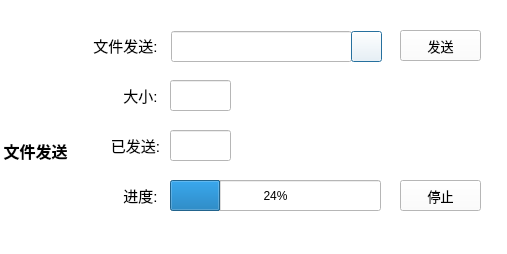
<?xml version="1.0" encoding="UTF-8"?>
<ui version="4.0">
 <class>FileSrvDlg</class>
 <widget class="QDialog" name="FileSrvDlg">
  <property name="geometry">
   <rect>
    <x>0</x>
    <y>0</y>
    <width>507</width>
    <height>254</height>
   </rect>
  </property>
  <property name="windowTitle">
   <string>Dialog</string>
  </property>
  <property name="styleSheet">
   <string notr="true">background-color: rgb(255, 255, 255);</string>
  </property>
  <widget class="QLabel" name="label">
   <property name="geometry">
    <rect>
     <x>10</x>
     <y>80</y>
     <width>61</width>
     <height>51</height>
    </rect>
   </property>
   <property name="text">
    <string/>
   </property>
   <property name="pixmap">
    <pixmap resource="res.qrc">:/trans.png</pixmap>
   </property>
  </widget>
  <widget class="QLabel" name="label_2">
   <property name="geometry">
    <rect>
     <x>0</x>
     <y>140</y>
     <width>71</width>
     <height>21</height>
    </rect>
   </property>
   <property name="font">
    <font>
     <family>Microsoft YaHei UI</family>
     <pointsize>12</pointsize>
     <weight>75</weight>
     <italic>false</italic>
     <bold>true</bold>
    </font>
   </property>
   <property name="styleSheet">
    <string notr="true"/>
   </property>
   <property name="text">
    <string>文件发送</string>
   </property>
   <property name="alignment">
    <set>Qt::AlignCenter</set>
   </property>
  </widget>
  <widget class="QLineEdit" name="sfileNameLineEdit">
   <property name="enabled">
    <bool>false</bool>
   </property>
   <property name="geometry">
    <rect>
     <x>171</x>
     <y>31</y>
     <width>181</width>
     <height>31</height>
    </rect>
   </property>
   <property name="font">
    <font>
     <family>Microsoft YaHei UI</family>
     <pointsize>10</pointsize>
    </font>
   </property>
  </widget>
  <widget class="QLineEdit" name="sfileSizeLineEdit">
   <property name="geometry">
    <rect>
     <x>170</x>
     <y>80</y>
     <width>61</width>
     <height>31</height>
    </rect>
   </property>
   <property name="readOnly">
    <bool>true</bool>
   </property>
  </widget>
  <widget class="QLineEdit" name="sendSizeLineEdit">
   <property name="geometry">
    <rect>
     <x>170</x>
     <y>130</y>
     <width>61</width>
     <height>31</height>
    </rect>
   </property>
   <property name="readOnly">
    <bool>true</bool>
   </property>
  </widget>
  <widget class="QPushButton" name="openFilePushButton">
   <property name="geometry">
    <rect>
     <x>351</x>
     <y>31</y>
     <width>31</width>
     <height>31</height>
    </rect>
   </property>
   <property name="font">
    <font>
     <family>Microsoft JhengHei UI</family>
     <pointsize>10</pointsize>
    </font>
   </property>
   <property name="text">
    <string/>
   </property>
   <property name="icon">
    <iconset resource="res.qrc">
     <normaloff>:/dou.png</normaloff>:/dou.png</iconset>
   </property>
   <property name="iconSize">
    <size>
     <width>22</width>
     <height>22</height>
    </size>
   </property>
  </widget>
  <widget class="QPushButton" name="sendFilePushButton">
   <property name="geometry">
    <rect>
     <x>400</x>
     <y>30</y>
     <width>81</width>
     <height>31</height>
    </rect>
   </property>
   <property name="font">
    <font>
     <family>Microsoft JhengHei UI</family>
     <pointsize>10</pointsize>
    </font>
   </property>
   <property name="text">
    <string>发送</string>
   </property>
  </widget>
  <widget class="QProgressBar" name="sendProgressBar">
   <property name="geometry">
    <rect>
     <x>170</x>
     <y>180</y>
     <width>211</width>
     <height>31</height>
    </rect>
   </property>
   <property name="value">
    <number>24</number>
   </property>
  </widget>
  <widget class="QPushButton" name="srvClosePushButton">
   <property name="geometry">
    <rect>
     <x>400</x>
     <y>180</y>
     <width>81</width>
     <height>31</height>
    </rect>
   </property>
   <property name="font">
    <font>
     <family>Microsoft JhengHei UI</family>
     <pointsize>10</pointsize>
    </font>
   </property>
   <property name="text">
    <string>停止</string>
   </property>
  </widget>
  <widget class="QLabel" name="label_3">
   <property name="geometry">
    <rect>
     <x>90</x>
     <y>30</y>
     <width>71</width>
     <height>31</height>
    </rect>
   </property>
   <property name="font">
    <font>
     <family>Microsoft YaHei UI</family>
     <pointsize>11</pointsize>
     <weight>50</weight>
     <italic>false</italic>
     <bold>false</bold>
    </font>
   </property>
   <property name="styleSheet">
    <string notr="true"/>
   </property>
   <property name="text">
    <string>文件发送:</string>
   </property>
   <property name="alignment">
    <set>Qt::AlignCenter</set>
   </property>
  </widget>
  <widget class="QLabel" name="label_4">
   <property name="geometry">
    <rect>
     <x>120</x>
     <y>80</y>
     <width>41</width>
     <height>31</height>
    </rect>
   </property>
   <property name="font">
    <font>
     <family>Microsoft YaHei UI</family>
     <pointsize>11</pointsize>
     <weight>50</weight>
     <italic>false</italic>
     <bold>false</bold>
    </font>
   </property>
   <property name="styleSheet">
    <string notr="true"/>
   </property>
   <property name="text">
    <string>大小:</string>
   </property>
   <property name="alignment">
    <set>Qt::AlignCenter</set>
   </property>
  </widget>
  <widget class="QLabel" name="label_5">
   <property name="geometry">
    <rect>
     <x>110</x>
     <y>130</y>
     <width>51</width>
     <height>31</height>
    </rect>
   </property>
   <property name="font">
    <font>
     <family>Microsoft YaHei UI</family>
     <pointsize>11</pointsize>
     <weight>50</weight>
     <italic>false</italic>
     <bold>false</bold>
    </font>
   </property>
   <property name="styleSheet">
    <string notr="true"/>
   </property>
   <property name="text">
    <string>已发送:</string>
   </property>
   <property name="alignment">
    <set>Qt::AlignCenter</set>
   </property>
  </widget>
  <widget class="QLabel" name="label_6">
   <property name="geometry">
    <rect>
     <x>120</x>
     <y>180</y>
     <width>41</width>
     <height>31</height>
    </rect>
   </property>
   <property name="font">
    <font>
     <family>Microsoft YaHei UI</family>
     <pointsize>11</pointsize>
     <weight>50</weight>
     <italic>false</italic>
     <bold>false</bold>
    </font>
   </property>
   <property name="styleSheet">
    <string notr="true"/>
   </property>
   <property name="text">
    <string>进度:</string>
   </property>
   <property name="alignment">
    <set>Qt::AlignCenter</set>
   </property>
  </widget>
 </widget>
 <resources>
  <include location="res.qrc"/>
 </resources>
 <connections/>
</ui>
